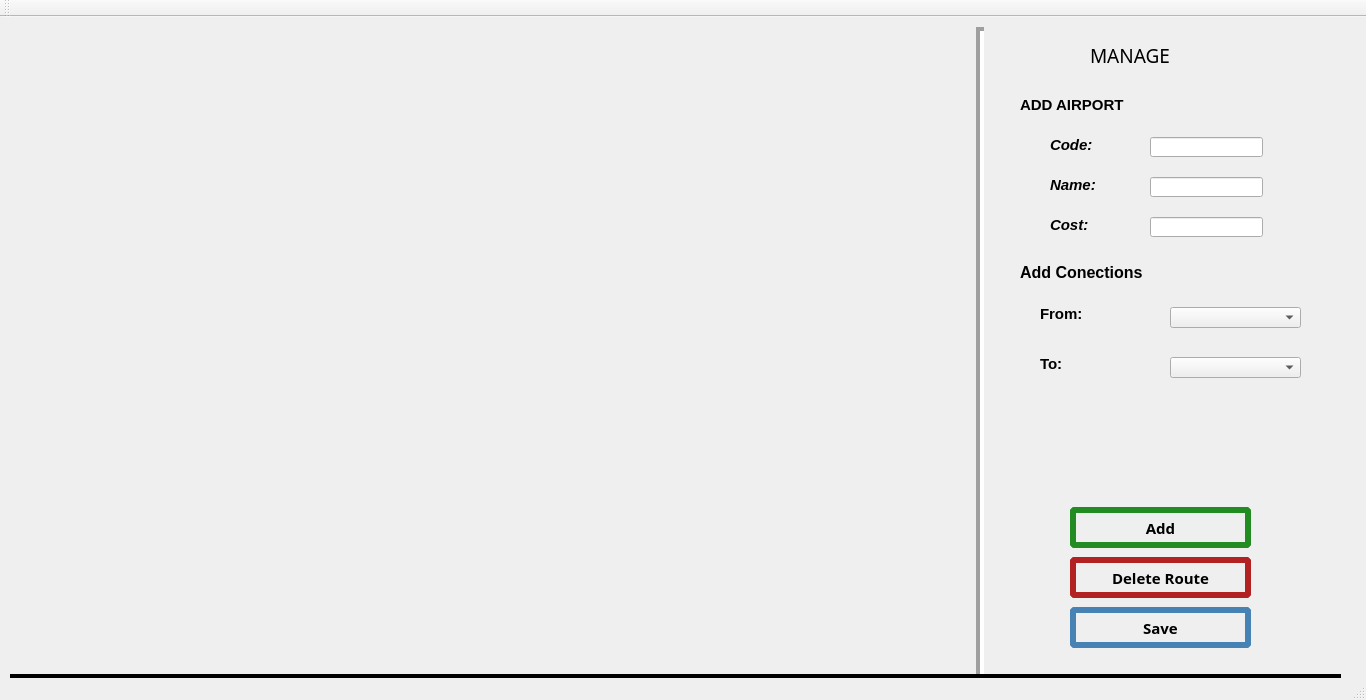
<?xml version="1.0" encoding="UTF-8"?>
<ui version="4.0">
 <class>MainWindow</class>
 <widget class="QMainWindow" name="MainWindow">
  <property name="geometry">
   <rect>
    <x>0</x>
    <y>0</y>
    <width>1366</width>
    <height>700</height>
   </rect>
  </property>
  <property name="mouseTracking">
   <bool>true</bool>
  </property>
  <property name="windowTitle">
   <string>MainWindow</string>
  </property>
  <property name="autoFillBackground">
   <bool>false</bool>
  </property>
  <widget class="QWidget" name="centralWidget">
   <widget class="Line" name="line_2">
    <property name="geometry">
     <rect>
      <x>970</x>
      <y>10</y>
      <width>20</width>
      <height>671</height>
     </rect>
    </property>
    <property name="lineWidth">
     <number>4</number>
    </property>
    <property name="orientation">
     <enum>Qt::Vertical</enum>
    </property>
   </widget>
   <widget class="QLabel" name="Test">
    <property name="geometry">
     <rect>
      <x>1050</x>
      <y>120</y>
      <width>81</width>
      <height>16</height>
     </rect>
    </property>
    <property name="font">
     <font>
      <family>Tahoma</family>
      <pointsize>11</pointsize>
      <weight>75</weight>
      <italic>true</italic>
      <bold>true</bold>
     </font>
    </property>
    <property name="text">
     <string>Code:</string>
    </property>
   </widget>
   <widget class="QLabel" name="imaTitle">
    <property name="geometry">
     <rect>
      <x>380</x>
      <y>-20</y>
      <width>311</width>
      <height>241</height>
     </rect>
    </property>
    <property name="text">
     <string/>
    </property>
    <property name="pixmap">
     <pixmap resource="resources.qrc">:/resources/imaTitle.png</pixmap>
    </property>
   </widget>
   <widget class="QLabel" name="label_2">
    <property name="geometry">
     <rect>
      <x>1090</x>
      <y>30</y>
      <width>151</width>
      <height>16</height>
     </rect>
    </property>
    <property name="font">
     <font>
      <family>Rockwell</family>
      <pointsize>14</pointsize>
     </font>
    </property>
    <property name="text">
     <string>MANAGE</string>
    </property>
   </widget>
   <widget class="QLabel" name="Choose">
    <property name="geometry">
     <rect>
      <x>1020</x>
      <y>80</y>
      <width>301</width>
      <height>16</height>
     </rect>
    </property>
    <property name="font">
     <font>
      <family>Tahoma</family>
      <pointsize>11</pointsize>
      <weight>75</weight>
      <bold>true</bold>
     </font>
    </property>
    <property name="text">
     <string>ADD AIRPORT</string>
    </property>
   </widget>
   <widget class="QLabel" name="Test2">
    <property name="geometry">
     <rect>
      <x>1050</x>
      <y>160</y>
      <width>81</width>
      <height>16</height>
     </rect>
    </property>
    <property name="font">
     <font>
      <family>Tahoma</family>
      <pointsize>11</pointsize>
      <weight>75</weight>
      <italic>true</italic>
      <bold>true</bold>
     </font>
    </property>
    <property name="whatsThis">
     <string/>
    </property>
    <property name="text">
     <string>Name:</string>
    </property>
   </widget>
   <widget class="QPushButton" name="btnAdd">
    <property name="geometry">
     <rect>
      <x>1070</x>
      <y>490</y>
      <width>181</width>
      <height>41</height>
     </rect>
    </property>
    <property name="font">
     <font>
      <family>Agent Orange</family>
      <pointsize>11</pointsize>
      <weight>75</weight>
      <bold>true</bold>
     </font>
    </property>
    <property name="cursor">
     <cursorShape>PointingHandCursor</cursorShape>
    </property>
    <property name="styleSheet">
     <string notr="true"> border: 6px solid rgb(34,139,34);
    border-radius: 5px;
    color: black;</string>
    </property>
    <property name="text">
     <string>Add</string>
    </property>
   </widget>
   <widget class="QPushButton" name="btnDelete">
    <property name="geometry">
     <rect>
      <x>1070</x>
      <y>540</y>
      <width>181</width>
      <height>41</height>
     </rect>
    </property>
    <property name="font">
     <font>
      <family>Agent Orange</family>
      <pointsize>11</pointsize>
      <weight>75</weight>
      <bold>true</bold>
     </font>
    </property>
    <property name="cursor">
     <cursorShape>PointingHandCursor</cursorShape>
    </property>
    <property name="styleSheet">
     <string notr="true"> border: 6px solid rgb(178,34,34);
    border-radius: 5px;
    color: black;</string>
    </property>
    <property name="text">
     <string>Delete Route</string>
    </property>
   </widget>
   <widget class="QPushButton" name="btnSave">
    <property name="geometry">
     <rect>
      <x>1070</x>
      <y>590</y>
      <width>181</width>
      <height>41</height>
     </rect>
    </property>
    <property name="font">
     <font>
      <family>Agent Orange</family>
      <pointsize>11</pointsize>
      <weight>75</weight>
      <bold>true</bold>
     </font>
    </property>
    <property name="cursor">
     <cursorShape>PointingHandCursor</cursorShape>
    </property>
    <property name="styleSheet">
     <string notr="true"> border: 6px solid rgb(70,130,180);
    border-radius: 5px;
    color: black;</string>
    </property>
    <property name="text">
     <string>Save</string>
    </property>
   </widget>
   <widget class="Line" name="line">
    <property name="geometry">
     <rect>
      <x>10</x>
      <y>650</y>
      <width>1331</width>
      <height>20</height>
     </rect>
    </property>
    <property name="styleSheet">
     <string notr="true">border-color: rgb(0, 170, 127);</string>
    </property>
    <property name="frameShadow">
     <enum>QFrame::Plain</enum>
    </property>
    <property name="lineWidth">
     <number>6</number>
    </property>
    <property name="midLineWidth">
     <number>0</number>
    </property>
    <property name="orientation">
     <enum>Qt::Horizontal</enum>
    </property>
   </widget>
   <widget class="QLineEdit" name="leCode">
    <property name="geometry">
     <rect>
      <x>1150</x>
      <y>120</y>
      <width>113</width>
      <height>20</height>
     </rect>
    </property>
   </widget>
   <widget class="QLineEdit" name="leName">
    <property name="geometry">
     <rect>
      <x>1150</x>
      <y>160</y>
      <width>113</width>
      <height>20</height>
     </rect>
    </property>
   </widget>
   <widget class="QLabel" name="label">
    <property name="geometry">
     <rect>
      <x>1020</x>
      <y>240</y>
      <width>141</width>
      <height>31</height>
     </rect>
    </property>
    <property name="font">
     <font>
      <family>Tahoma</family>
      <pointsize>12</pointsize>
      <weight>75</weight>
      <bold>true</bold>
     </font>
    </property>
    <property name="text">
     <string>Add Conections</string>
    </property>
   </widget>
   <widget class="QComboBox" name="cmbFrom">
    <property name="geometry">
     <rect>
      <x>1170</x>
      <y>290</y>
      <width>131</width>
      <height>21</height>
     </rect>
    </property>
   </widget>
   <widget class="QComboBox" name="cmbTo">
    <property name="geometry">
     <rect>
      <x>1170</x>
      <y>340</y>
      <width>131</width>
      <height>21</height>
     </rect>
    </property>
   </widget>
   <widget class="QLabel" name="label_3">
    <property name="geometry">
     <rect>
      <x>1040</x>
      <y>290</y>
      <width>46</width>
      <height>13</height>
     </rect>
    </property>
    <property name="font">
     <font>
      <family>Tahoma</family>
      <pointsize>11</pointsize>
      <weight>75</weight>
      <bold>true</bold>
     </font>
    </property>
    <property name="text">
     <string>From:</string>
    </property>
   </widget>
   <widget class="QLabel" name="label_4">
    <property name="geometry">
     <rect>
      <x>1040</x>
      <y>340</y>
      <width>46</width>
      <height>13</height>
     </rect>
    </property>
    <property name="font">
     <font>
      <family>Tahoma</family>
      <pointsize>11</pointsize>
      <weight>75</weight>
      <bold>true</bold>
     </font>
    </property>
    <property name="text">
     <string>To:</string>
    </property>
   </widget>
   <widget class="QLabel" name="Test2_2">
    <property name="geometry">
     <rect>
      <x>1050</x>
      <y>200</y>
      <width>81</width>
      <height>16</height>
     </rect>
    </property>
    <property name="font">
     <font>
      <family>Tahoma</family>
      <pointsize>11</pointsize>
      <weight>75</weight>
      <italic>true</italic>
      <bold>true</bold>
     </font>
    </property>
    <property name="whatsThis">
     <string/>
    </property>
    <property name="text">
     <string>Cost:</string>
    </property>
   </widget>
   <widget class="QLineEdit" name="leCost">
    <property name="geometry">
     <rect>
      <x>1150</x>
      <y>200</y>
      <width>113</width>
      <height>20</height>
     </rect>
    </property>
   </widget>
   <widget class="QLabel" name="map">
    <property name="geometry">
     <rect>
      <x>180</x>
      <y>160</y>
      <width>721</width>
      <height>431</height>
     </rect>
    </property>
    <property name="text">
     <string/>
    </property>
    <property name="pixmap">
     <pixmap resource="resources.qrc">:/resources/ColorMap.jpg</pixmap>
    </property>
    <property name="scaledContents">
     <bool>true</bool>
    </property>
   </widget>
   <zorder>imaTitle</zorder>
   <zorder>line_2</zorder>
   <zorder>Test</zorder>
   <zorder>label_2</zorder>
   <zorder>Choose</zorder>
   <zorder>Test2</zorder>
   <zorder>btnAdd</zorder>
   <zorder>btnDelete</zorder>
   <zorder>btnSave</zorder>
   <zorder>line</zorder>
   <zorder>leCode</zorder>
   <zorder>leName</zorder>
   <zorder>label</zorder>
   <zorder>cmbFrom</zorder>
   <zorder>cmbTo</zorder>
   <zorder>label_3</zorder>
   <zorder>label_4</zorder>
   <zorder>Test2_2</zorder>
   <zorder>leCost</zorder>
   <zorder>map</zorder>
  </widget>
  <widget class="QToolBar" name="mainToolBar">
   <attribute name="toolBarArea">
    <enum>TopToolBarArea</enum>
   </attribute>
   <attribute name="toolBarBreak">
    <bool>false</bool>
   </attribute>
  </widget>
  <widget class="QStatusBar" name="statusBar"/>
 </widget>
 <layoutdefault spacing="6" margin="11"/>
 <resources>
  <include location="resources.qrc"/>
 </resources>
 <connections/>
</ui>
